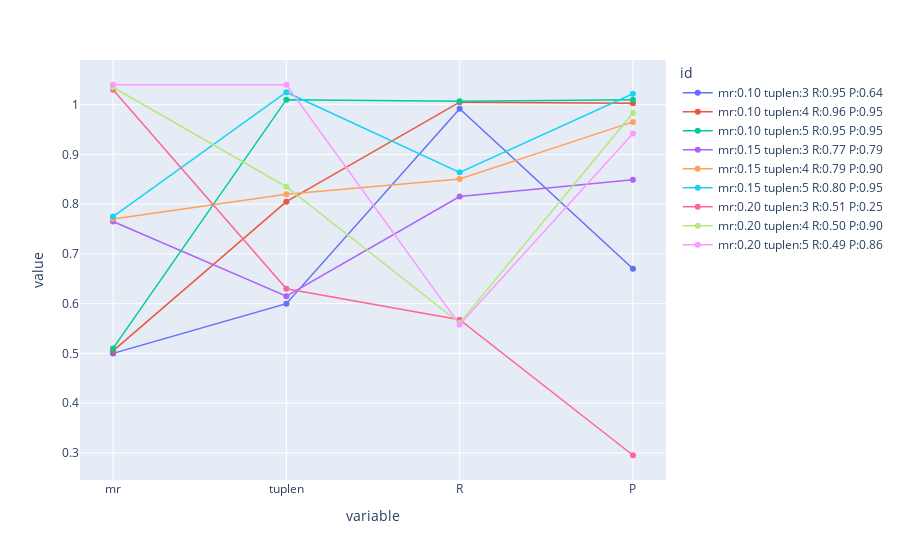

The cell this chart's notebook holds for it:
### Markdown cell above
# Experiment

### Code cell
def experiment(conf):
    seqInt = np.random.randint(0,len(alphabet), (conf['N']))
    seqv = alphabet[seqInt]
    seq = ''.join(seqv)
    sketcher = DTS(t=conf['tuplen'], D=conf['m'], D2=conf['m2'], A=len(alphabet)) 
    wmers = [seqInt[i:i+conf['w']] for i in range(0,len(seqInt) - conf['w'] + 1,conf['s'])]
    sketches = sketcher.sketch(wmers)
    lut = build_lookup(sketches, conf['s'])

    paths = generate_paths(seq, conf['path_len'], conf['num_paths'], conf['k'], conf['mr'], alphabet)
    recall, hits, tp, dists = np.zeros((4,conf['num_paths']))
    dists[:] = np.inf

    for i, path in enumerate(tqdm(paths)):
        reference, query, node_path = path
        queryInt = convert(query, alphabet)

        q_wmers = [queryInt[i:i+conf['w']] for i in range(len(queryInt) - conf['w'] + 1)]
        q_sketches = sketcher.sketch(q_wmers)

        # Lookup
        for qi,query_sketch in enumerate(q_sketches):
            if query_sketch not in lut:
                continue
            for node in lut[query_sketch]: # for each node j in the matches
                hits[i] += 1 # count a hit
                ri = (node-node_path[0]) # relative node location to reference head 
                d1 = editdistance.eval(reference[:ri], query[:qi])
                d2 = editdistance.eval(reference[ri:], query[qi:])
                d = editdistance.eval(reference, query)
                dists[i] = min(dists[i],d1+d2-d)
                if(  d1+d2 <= d + conf['recall_dist']):
                    tp[i] += 1
                    recall[i] = 1

    conf['P'] = np.mean(tp[hits>0]/hits[hits>0])  # np.sum(tp)/np.sum(hits) 
    conf['R'] = np.mean(recall) 
    conf['dists_bins'] = list(range(10))
    conf['dists_counts'] = np.histogram(dists,bins=conf['dists_bins']+[np.inf])[0]
    return conf 

def show_board(df, cols):  
    def legend(x):
        leg = []
        for i,s in enumerate(x):
            col = cols[i]
            if int(s)==s:
                leg.append(f'{col}:{int(s)}')
            else:
                leg.append(f'{col}:{s:.2f}')
        return ' '.join(leg)

    df2 = df[cols]
    df2['id'] = df2.apply(lambda x: legend(x.tolist()), axis=1)
    df2[cols] = df2[cols] / df2[cols].max()
    for i in range(len(df2)):
        df2.loc[i,cols] += i*5e-3 # add slight y to make them separately visible
    df2 = pd.melt(df2, id_vars='id',value_vars=cols)
    fig = px.line(df2,x='variable',y='value',color='id')
    fig.update_traces(line=dict(width=1.5),mode="markers+lines")
    fig.show()

results = []
alphabet = np.array(['A','C','G','T'])

for w in [14]:
    config_grid = dict(
        num_paths = 1000,
        N = [int(1e6)],
        mr = [0.1,.15,0.2],
        path_len = 200,
        recall_dist = 0,
        k=w,
        m=[20],
        m2=[2**7],
        tuplen = [3,4,5],
        w = w,
        s = [w],
    )

    for conf in dict_configs(config_grid): 
        result = experiment(conf)
        results.append(result)
        print(conf)    

df = pd.DataFrame(results)

show_board(df,cols = ['mr','tuplen','R','P']) # 'N','w','s',m,m2

### Figure 1 — Plotly figure (JSON) as saved in the notebook; plotly's stock layout.template omitted (floating-point values rounded to 4 significant figures)
{"data": [{"hovertemplate": "id=mr:0.10 tuplen:3 R:0.95 P:0.64<br>variable=%{x}<br>value=%{y}<extra></extra>", "legendgroup": "mr:0.10 tuplen:3 R:0.95 P:0.64", "line": {"color": "#636efa", "dash": "solid", "width": 1.5}, "marker": {"symbol": "circle"}, "mode": "markers+lines", "name": "mr:0.10 tuplen:3 R:0.95 P:0.64", "orientation": "v", "showlegend": true, "type": "scatter", "x": ["mr", "tuplen", "R", "P"], "xaxis": "x", "y": [0.5, 0.6, 0.9916, 0.67], "yaxis": "y"}, {"hovertemplate": "id=mr:0.10 tuplen:4 R:0.96 P:0.95<br>variable=%{x}<br>value=%{y}<extra></extra>", "legendgroup": "mr:0.10 tuplen:4 R:0.96 P:0.95", "line": {"color": "#EF553B", "dash": "solid", "width": 1.5}, "marker": {"symbol": "circle"}, "mode": "markers+lines", "name": "mr:0.10 tuplen:4 R:0.96 P:0.95", "orientation": "v", "showlegend": true, "type": "scatter", "x": ["mr", "tuplen", "R", "P"], "xaxis": "x", "y": [0.505, 0.805, 1.005, 1.003], "yaxis": "y"}, {"hovertemplate": "id=mr:0.10 tuplen:5 R:0.95 P:0.95<br>variable=%{x}<br>value=%{y}<extra></extra>", "legendgroup": "mr:0.10 tuplen:5 R:0.95 P:0.95", "line": {"color": "#00cc96", "dash": "solid", "width": 1.5}, "marker": {"symbol": "circle"}, "mode": "markers+lines", "name": "mr:0.10 tuplen:5 R:0.95 P:0.95", "orientation": "v", "showlegend": true, "type": "scatter", "x": ["mr", "tuplen", "R", "P"], "xaxis": "x", "y": [0.51, 1.01, 1.007, 1.01], "yaxis": "y"}, {"hovertemplate": "id=mr:0.15 tuplen:3 R:0.77 P:0.79<br>variable=%{x}<br>value=%{y}<extra></extra>", "legendgroup": "mr:0.15 tuplen:3 R:0.77 P:0.79", "line": {"color": "#ab63fa", "dash": "solid", "width": 1.5}, "marker": {"symbol": "circle"}, "mode": "markers+lines", "name": "mr:0.15 tuplen:3 R:0.77 P:0.79", "orientation": "v", "showlegend": true, "type": "scatter", "visible": true, "x": ["mr", "tuplen", "R", "P"], "xaxis": "x", "y": [0.765, 0.615, 0.8152, 0.849], "yaxis": "y"}, {"hovertemplate": "id=mr:0.15 tuplen:4 R:0.79 P:0.90<br>variable=%{x}<br>value=%{y}<extra></extra>", "legendgroup": "mr:0.15 tuplen:4 R:0.79 P:0.90", "line": {"color": "#FFA15A", "dash": "solid", "width": 1.5}, "marker": {"symbol": "circle"}, "mode": "markers+lines", "name": "mr:0.15 tuplen:4 R:0.79 P:0.90", "orientation": "v", "showlegend": true, "type": "scatter", "x": ["mr", "tuplen", "R", "P"], "xaxis": "x", "y": [0.77, 0.82, 0.8505, 0.9653], "yaxis": "y"}, {"hovertemplate": "id=mr:0.15 tuplen:5 R:0.80 P:0.95<br>variable=%{x}<br>value=%{y}<extra></extra>", "legendgroup": "mr:0.15 tuplen:5 R:0.80 P:0.95", "line": {"color": "#19d3f3", "dash": "solid", "width": 1.5}, "marker": {"symbol": "circle"}, "mode": "markers+lines", "name": "mr:0.15 tuplen:5 R:0.80 P:0.95", "orientation": "v", "showlegend": true, "type": "scatter", "x": ["mr", "tuplen", "R", "P"], "xaxis": "x", "y": [0.775, 1.025, 0.8639, 1.022], "yaxis": "y"}, {"hovertemplate": "id=mr:0.20 tuplen:3 R:0.51 P:0.25<br>variable=%{x}<br>value=%{y}<extra></extra>", "legendgroup": "mr:0.20 tuplen:3 R:0.51 P:0.25", "line": {"color": "#FF6692", "dash": "solid", "width": 1.5}, "marker": {"symbol": "circle"}, "mode": "markers+lines", "name": "mr:0.20 tuplen:3 R:0.51 P:0.25", "orientation": "v", "showlegend": true, "type": "scatter", "x": ["mr", "tuplen", "R", "P"], "xaxis": "x", "y": [1.03, 0.63, 0.5677, 0.2953], "yaxis": "y"}, {"hovertemplate": "id=mr:0.20 tuplen:4 R:0.50 P:0.90<br>variable=%{x}<br>value=%{y}<extra></extra>", "legendgroup": "mr:0.20 tuplen:4 R:0.50 P:0.90", "line": {"color": "#B6E880", "dash": "solid", "width": 1.5}, "marker": {"symbol": "circle"}, "mode": "markers+lines", "name": "mr:0.20 tuplen:4 R:0.50 P:0.90", "orientation": "v", "showlegend": true, "type": "scatter", "x": ["mr", "tuplen", "R", "P"], "xaxis": "x", "y": [1.035, 0.835, 0.5612, 0.9832], "yaxis": "y"}, {"hovertemplate": "id=mr:0.20 tuplen:5 R:0.49 P:0.86<br>variable=%{x}<br>value=%{y}<extra></extra>", "legendgroup": "mr:0.20 tuplen:5 R:0.49 P:0.86", "line": {"color": "#FF97FF", "dash": "solid", "width": 1.5}, "marker": {"symbol": "circle"}, "mode": "markers+lines", "name": "mr:0.20 tuplen:5 R:0.49 P:0.86", "orientation": "v", "showlegend": true, "type": "scatter", "x": ["mr", "tuplen", "R", "P"], "xaxis": "x", "y": [1.04, 1.04, 0.5578, 0.9421], "yaxis": "y"}], "layout": {"autosize": true, "legend": {"title": {"text": "id"}, "tracegroupgap": 0}, "margin": {"t": 60}, "xaxis": {"anchor": "y", "autorange": true, "domain": [0, 1], "range": [-0.1821, 3.182], "title": {"text": "variable"}, "type": "category"}, "yaxis": {"anchor": "x", "autorange": true, "domain": [0, 1], "range": [0.2376, 1.098], "title": {"text": "value"}, "type": "linear"}}}
